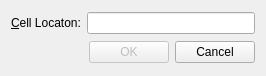
<?xml version="1.0" encoding="UTF-8"?>
<ui version="4.0">
 <class>GoToCellDialog</class>
 <widget class="QDialog" name="GoToCellDialog">
  <property name="geometry">
   <rect>
    <x>0</x>
    <y>0</y>
    <width>266</width>
    <height>76</height>
   </rect>
  </property>
  <property name="windowTitle">
   <string>Go to Cell</string>
  </property>
  <layout class="QVBoxLayout" name="verticalLayout">
   <item>
    <layout class="QHBoxLayout" name="horizontalLayout">
     <item>
      <widget class="QLabel" name="label">
       <property name="text">
        <string>&amp;Cell Locaton:</string>
       </property>
       <property name="buddy">
        <cstring>lineEdit</cstring>
       </property>
      </widget>
     </item>
     <item>
      <widget class="QLineEdit" name="lineEdit"/>
     </item>
    </layout>
   </item>
   <item>
    <layout class="QHBoxLayout" name="horizontalLayout_2">
     <item>
      <spacer name="horizontalSpacer">
       <property name="orientation">
        <enum>Qt::Horizontal</enum>
       </property>
       <property name="sizeHint" stdset="0">
        <size>
         <width>40</width>
         <height>20</height>
        </size>
       </property>
      </spacer>
     </item>
     <item>
      <widget class="QPushButton" name="okButton">
       <property name="enabled">
        <bool>false</bool>
       </property>
       <property name="text">
        <string>OK</string>
       </property>
       <property name="default">
        <bool>true</bool>
       </property>
      </widget>
     </item>
     <item>
      <widget class="QPushButton" name="cancelButton">
       <property name="text">
        <string>Cancel</string>
       </property>
      </widget>
     </item>
    </layout>
   </item>
  </layout>
 </widget>
 <tabstops>
  <tabstop>lineEdit</tabstop>
  <tabstop>okButton</tabstop>
  <tabstop>cancelButton</tabstop>
 </tabstops>
 <resources/>
 <connections/>
</ui>
